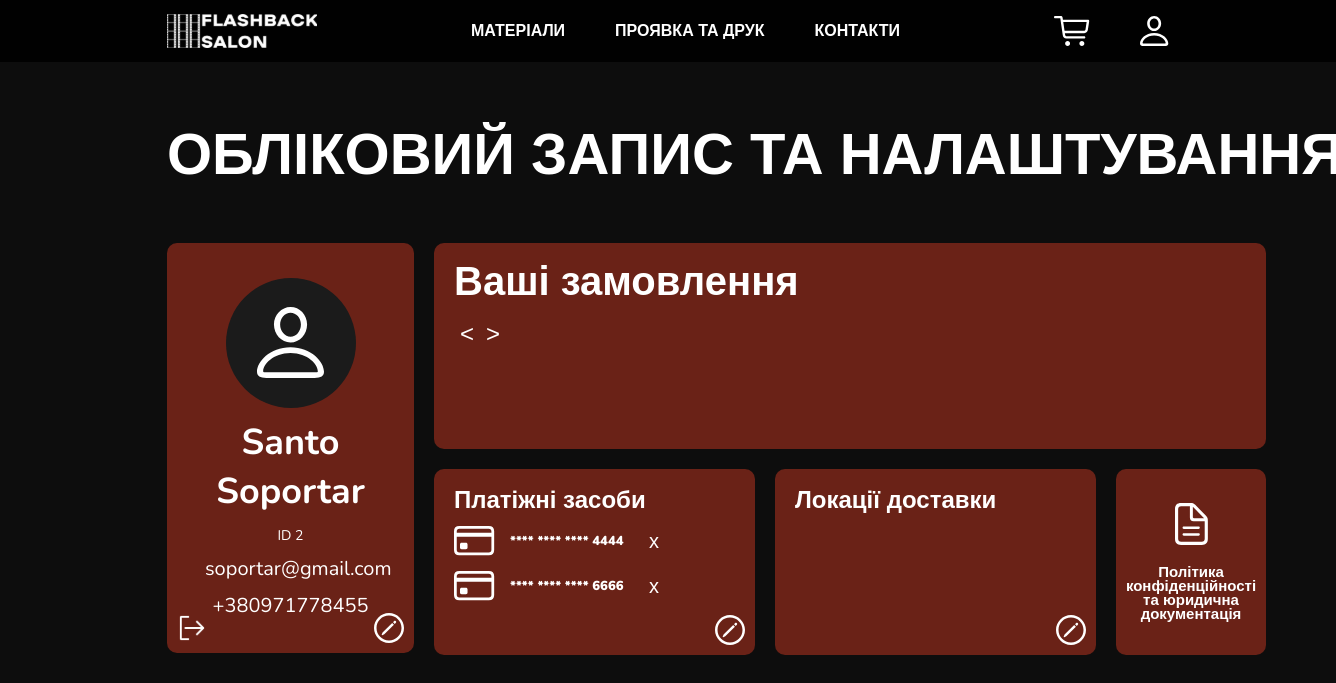
The page /account/ (signed in) on the database as committed earlier.
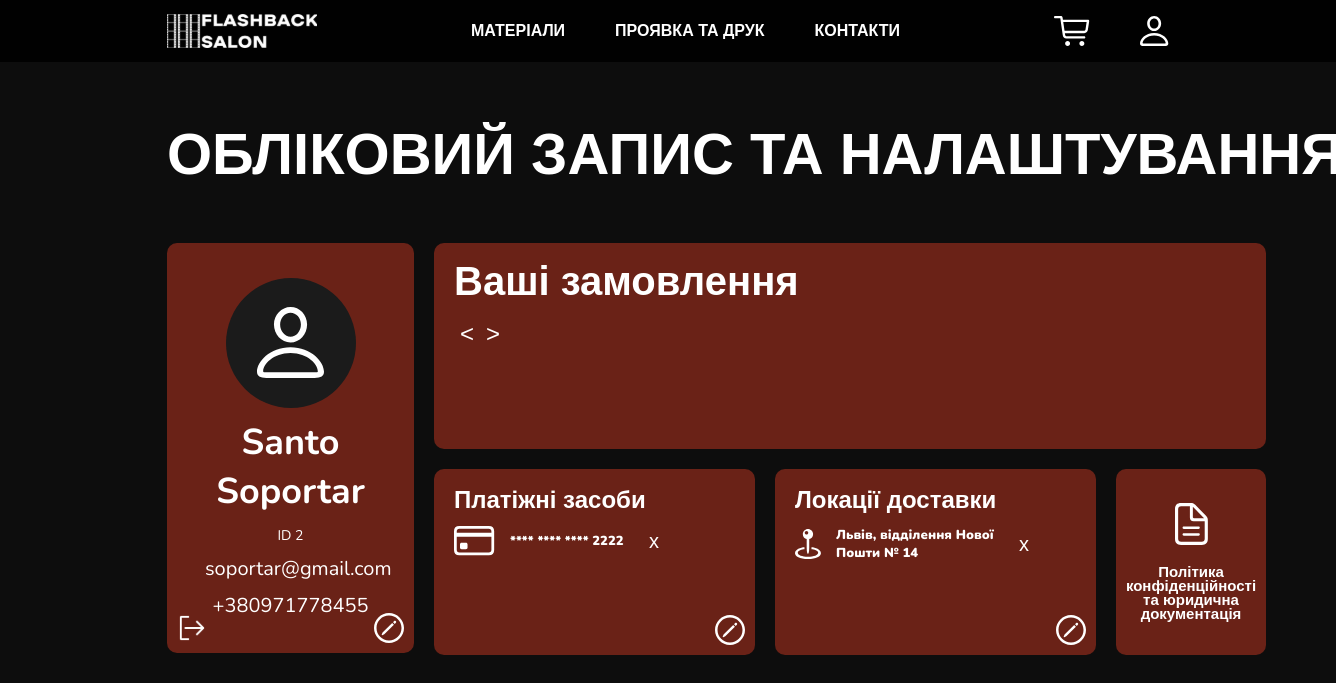
The same page on the database as committed later.
### main_app/models.py (models this page shows, shortened)
class UserProfile(models.Model):
    user = models.OneToOneField(User, on_delete=models.CASCADE)
    phone_number = models.CharField(max_length=15, blank=True, null=True)

class BankCard(models.Model):
    user = models.ForeignKey(User, on_delete=models.CASCADE)
    card_number = models.CharField(max_length=19)  # 16 цифр + 3 пробела

class DeliveryLocation(models.Model):
    user = models.ForeignKey(User, on_delete=models.CASCADE)
    delivery_address = models.CharField(max_length=255)

### main_app/views.py (the view)
# urls.py: path('account/', views.account, name='account'),
@login_required
def account(request):
    user = request.user
    user_profile, created = UserProfile.objects.get_or_create(user=user)
    bank_card_form = BankCardForm()
    bank_cards = BankCard.objects.filter(user=request.user)
    delivery_location_form = DeliveryLocationForm()
    delivery_locations = DeliveryLocation.objects.filter(user=request.user)
    orders = Order.objects.filter(user=request.user).order_by('-pk')
    if created:
        user_profile.save()
    user_profile = request.user.userprofile
    if request.method == "POST":
        user_edit_form = UserEditForm(request.POST, instance=request.user)
        profile_edit_form = UserProfileEditForm(
            request.POST, instance=user_profile)
        password_form = CustomPasswordChangeForm(request.user, request.POST)
        if user_edit_form.is_valid() and profile_edit_form.is_valid():
            user_edit_form.save()
            profile_edit_form.save()
            messages.success(request, "Изменения сохранены")
            return redirect("account")
        if password_form.is_valid():
            password_form.save()
            messages.success(request, "Пароль изменен")
            return redirect("account")
    else:
        user_edit_form = UserEditForm(instance=request.user)
        profile_edit_form = UserProfileEditForm(instance=user_profile)
        password_form = CustomPasswordChangeForm(request.user)
    context = {
        "user_edit_form": user_edit_form,
        "profile_edit_form": profile_edit_form,
        "password_form": password_form,
        "bank_card_form": bank_card_form,
        "bank_cards": bank_cards,
        'delivery_location_form': delivery_location_form,
        'delivery_locations': delivery_locations,
        'orders': orders,
    }
    return render(request, 'account.html', context)

### main_app/templates/account.html (shortened to what this page needs)
{% extends 'base.html' %}
{% load widget_tweaks %}
{% block content %}
{% load static %}
<!DOCTYPE html>
<html lang="en">
<head>
    <link rel="stylesheet" href="{% static 'css/style.css' %}">
    <link href="https://myfonts.ru/myfonts?fonts=ermilov" rel="stylesheet" type="text/css" />
</head>
<body>
    <header class="header">
        <div class="wrapper">
            <div class="header__wrapper">
                <div class="header__logo">
                    <a href="{% url 'index' %}" class="header__logo-link">
                        <img src="{% static 'img/svg/logo.svg' %}" alt="ПРоявка та Сканування Фотоплівок" class="header__logo-pic">
                    </a>
                </div>
                <nav class="header__nav">
                    <ul class="header__list">
                        <li class="header__item">
                            <a href="{% url 'store' %}" class="header__link">Матеріали</a>
                        </li>
                        <li class="header__item">
                            <a href="{% url 'order' %}" class="header__link">Проявка та друк</a>
                        </li>
                        <li class="header__item">
                            <a href="{% url 'contacts' %}" class="header__link">Контакти</a>
                        </li>
                    </ul>
                </nav>
                <nav class="header__nav">
                    <ul class="header__icons">
                        <li class="header__item">
                            <a href="#!" class="header__link">
                                <img src="{% static 'img/svg/cart.svg' %}" alt="" class="header__icon-cart">
                            </a>
                        </li>
                        <li class="header__item">
                            <a href="{% url 'account' %}" class="header_link">
                                <img src="{% static 'img/svg/account.svg' %}" alt="" class="header__icon-account">
                            </a>
                        </li>
                    </ul>
                </nav>
            </div>
        </div>
    </header>
    <main class="main">
        <section class="account">
            <div class="wrapper">
                <h1 class="account__title">
                    Обліковий Запис та Налаштування
                </h1>
                <div class="account__content">
                    <div class="account__content-personal-data">
                        <img src="/static/img/svg/account-icon.svg" alt="Користувач" class="account-icon">
                        <p class="account-user-fullname">
                            {{ request.user.first_name }} {{ request.user.last_name }}
                        </p>
                        <p class="account-user-id">
                            ID {{ request.user.pk }}
                        </p>
                        <p class="account-user-email">
                            {{ request.user.email }}
                        </p>
                        <p class="account-user-phone-number">
                            {{ profile_edit_form.phone_number.value }}
                        </p>
                        <img src="{% static 'img/svg/edit.svg' %}" alt="Редагувати" class="edit-icon" data-edit="personal">
                        <img src="/static/img/svg/sign-out.svg" alt="Вийти" class="sign-out-icon" id="sign_out">
                    </div>
                    <div class="account__content-orders-others">
                        <div class="account__content-orders">
                            <p class="account__content-orders__title">
                                Ваші замовлення
                            </p>
                            <div class="account__content-orders-cards-wrapper">
                                <button class="scroll-btn scroll-left">&lt;</button>
                                <button class="scroll-btn scroll-right">&gt;</button>
                            </div>
                        </div>
                        <div class="account__content-payment-delivery-policy">
                            <div class="account__content-payment">
                                <p class="account__content-payment__title">
                                    Платіжні засоби
                                </p>
                                {% for bank_card in bank_cards %}
                                <div class="account__content-payment__method">
                                    <img src="{% static 'img/svg/bank-card-bigger.svg' %}" alt="Payment" class="payment__method-icon">
                                    <p class="account__content-payment__method-number">**** **** **** {{ bank_card.card_number|slice:"-4:" }}</p>
                                    <button class="delete-card-btn" data-card-id="{{ bank_card.id }}">x</button>
                                </div>
                                {% endfor %}
                                <img src="{% static 'img/svg/edit.svg' %}" alt="Редагувати" class="edit-icon" id="addBankCardBtn" data-edit="personal">
                            </div>
                            <div class="account__content-delivery">
                                <p class="account__content-delivery__title">
                                    Локації доставки
                                </p>
                                {% for delivery_location in delivery_locations %}
                                <div class="account__content-delivery__location">
                                    <img src="{% static 'img/svg/location.svg' %}" alt="Location" class="delivery__location-icon">
                                    <p class="account__content-delivery__location-name">
                                        {{ delivery_location.delivery_address }}
                                    </p>
                                    <button class="delete-location-btn" data-location-id="{{ delivery_location.id }}">x</button>
                                </div>
                                {% endfor %}
                                <img src="{% static 'img/svg/edit.svg' %}" alt="Редагувати" class="edit-icon" id="editDeliveryLocationIcon">
                            </div>
                            <div class="account__content-policy">
                                <img src="{% static 'img/svg/policy.svg' %}" alt="Policy" class="policy-icon">
                                <p class="account__content-policy-info">
                                    Політика конфіденційності та юридична документація
                                </p>
                            </div>
                        </div>
                    </div>
                </div>
            </div>
        </section>
    </main>
</body>
{% endblock %}

### main_app/templates/base.html (shortened to what this page needs)
<!DOCTYPE html>
<html lang="en">
<head>
</head>
<body>
    <div id="content">
        {% block content %}
        {% endblock %}
    </div>
</body>
</html>

Rows that differ between the two databases and show on the page:
removed BankCard: card_number "4444"
removed BankCard: card_number "6666"
added BankCard: card_number "2222"
added DeliveryLocation: delivery_address "Львів, відділення Нової Пошти № 14"
